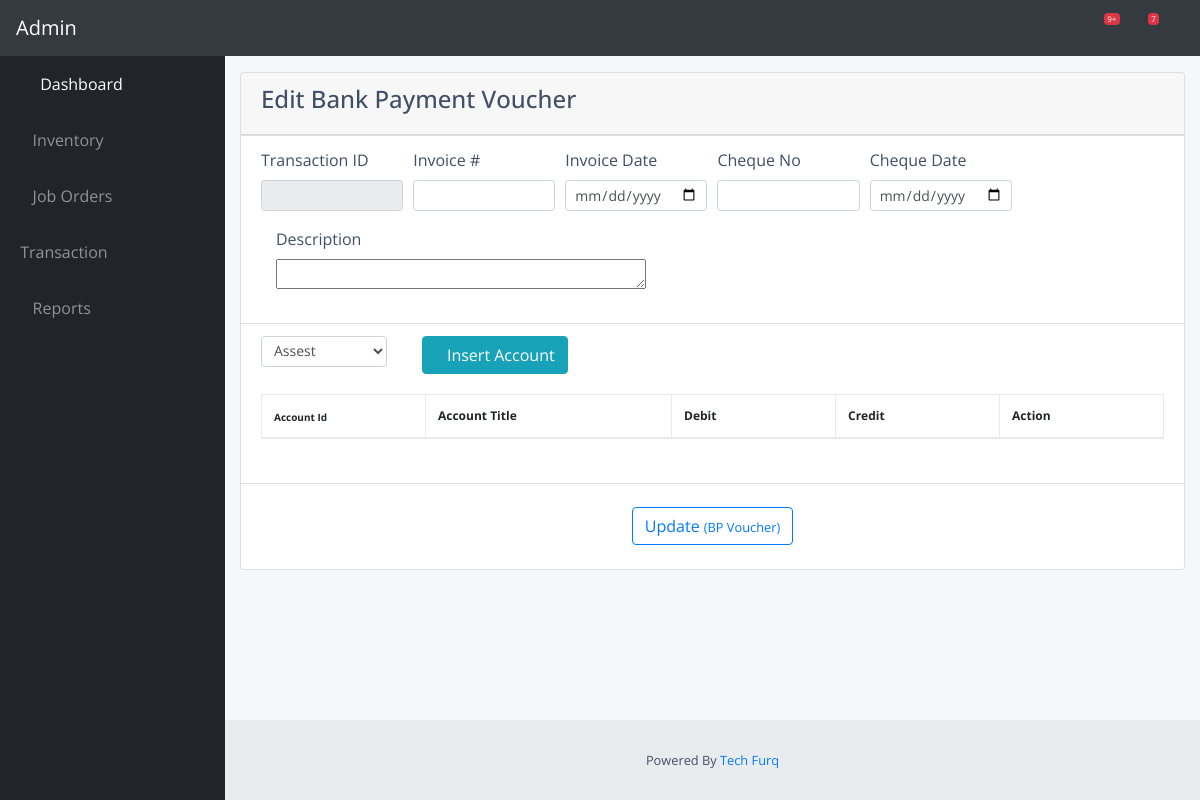
Page /transaction/bank_payment_voucher/edit/71 on the earlier database version.
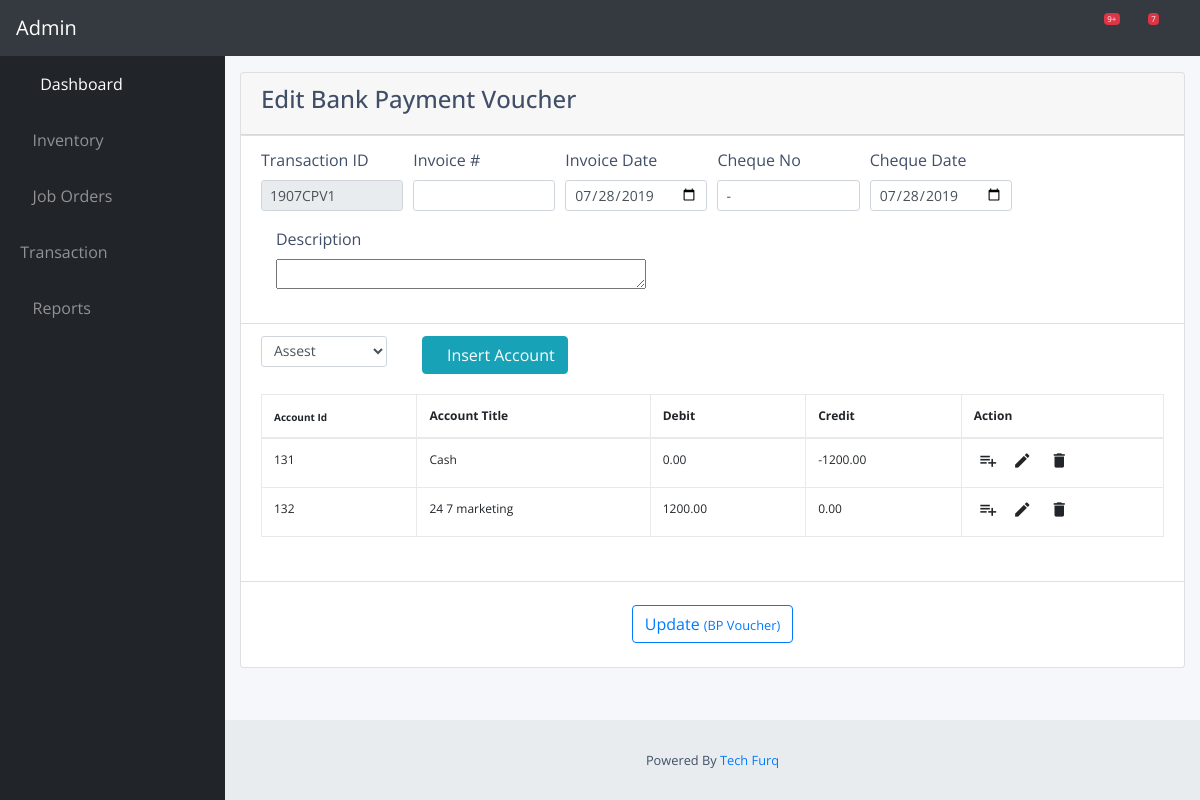
Same page on the later database version.
### transaction/models.py (models this page shows)
class VoucherHeader(models.Model):
    voucher_no = models.CharField(max_length = 100)
    doc_no = models.CharField(max_length = 100)
    doc_date = models.DateField(default = datetime.date.today)
    cheque_no = models.CharField(max_length = 100)
    cheque_date = models.DateField(max_length = datetime.date.today)
    description = models.TextField()
    invoice_id = models.ForeignKey(SaleHeader, models.SET_NULL, blank=True,null=True)
    user = models.ForeignKey(User, models.SET_NULL, blank=True, null=True)

class VoucherDetail(models.Model):
    account_id = models.ForeignKey(ChartOfAccount, models.SET_NULL,blank=True,null=True)
    debit = models.DecimalField(max_digits = 8, decimal_places = 2)
    credit = models.DecimalField(max_digits = 8, decimal_places = 2)
    invoice_id = models.IntegerField()
    header_id = models.ForeignKey(VoucherHeader, models.SET_NULL,blank=True,null=True)

class ChartOfAccount(models.Model):
    account_title = models.CharField(max_length = 100, unique = True)
    parent_id = models.IntegerField()
    opening_balance = models.DecimalField(max_digits = 8, decimal_places = 2)
    phone_no = models.CharField(max_length = 100)
    email_address = models.CharField(max_length = 100)
    ntn = models.CharField(max_length = 100)
    stn = models.CharField(max_length = 100)
    cnic = models.CharField(max_length = 100)
    Address = models.CharField(max_length = 200)
    remarks = models.CharField(max_length = 100)
    credit_limit = models.DecimalField(max_digits = 8, decimal_places = 2)

### transaction/views.py (the view, shortened to what this page needs)
# urls.py: path('bank_payment_voucher/edit/<pk>', views.edit_bank_payment_voucher, name='edit-bank-payment'),
def edit_bank_payment_voucher(request, pk):
    voucher_header = VoucherHeader.objects.filter(id=pk).first()
    voucher_detail = VoucherDetail.objects.filter(header_id=pk).all()
    account_id = request.POST.get('account_title', False)
    all_accounts = ChartOfAccount.objects.all()
    if account_id:
        data = ChartOfAccount.objects.filter(id=account_id).first()
        row = serializers.serialize('json', data)
        return HttpResponse(json.dumps({'row': row}))
    return render(request, 'transaction/edit_bank_payment_voucher.html', {'voucher_header': voucher_header,
                                                                          'voucher_detail': voucher_detail,
                                                                          'all_accounts': all_accounts, 'pk': pk,
                                                                          'account_id': account_id})

### transaction/templates/transaction/edit_bank_payment_voucher.html (shortened to what this page needs)
{% extends "transaction/base.html" %}
{% load crispy_forms_tags %}
{% load mathfilters %}
{% block body %}
<div class="card" style="width: 100%;">
<div class="card-header">
  <h4>Edit Bank Payment Voucher</h4>
</div>
<ul class="list-group list-group-flush">
<form  action="" id="edit-jv-form-bpv" autocomplete="off"  method="post">
  <li class="list-group-item">
      <div class="form-row">
        <div class="form-group col-md-2">
          <label for="">Transaction ID</label>
          <input type="text" readonly class="form-control form-control-sm" required value="{{ voucher_header.voucher_no }}" id="tran_id">
        </div>
        <div class="form-group col-md-2">
          <label for="">Invoice #</label>
          <input type="text"  class="form-control form-control-sm" required value="{{ voucher_header.doc_no }}" id="doc_no">
        </div>
        <div class="form-group col-md-2">
          <label for="">Invoice Date</label>
          <input type="date"  class="form-control form-control-sm" required value="{{ voucher_header.doc_date|date:'Y-m-d' }}" id="doc_date">
        </div>
        <div class="form-group col-md-2">
          <label for="">Cheque No</label>
          <input type="text"  class="form-control form-control-sm" required value="{{ voucher_header.cheque_no }}" id="cheque_no">
        </div>
        <div class="form-group col-md-2">
          <label for="">Cheque Date</label>
          <input type="date"  class="form-control form-control-sm" required value="{{ voucher_header.cheque_date|date:'Y-m-d' }}" id="cheque_date">
        </div>
      </div>
      <div class="from-row">
        <div class="form-group col-md-2">
          <label for="">Description</label>
          <textarea name="name" style="width:370px; height:30px;" id="description">{{ voucher_header.description }}</textarea>
        </div>
      </div>
      </li>
    <li class="list-group-item">
    <div class="table-title">
        <div class="row">
          <div class="col-md-2">
            <select class="form-control form-control-sm" id="account_title">
              {% for value in all_accounts %}
              <option value="{{value.id}}">{{value.account_title}}</option>
              {% endfor %}
            </select>
          </div>
            <div style="margin-left:20px;">
                <button type="button" class="btn btn-info add-item-bpv-edit" id="{{pk}}"><i class="fa fa-plus"></i>Insert Account</button>
            </div>
        </div>
    </div>
    <div class="table table-responsive">
      <table class="table table-bordered" id="edit-bpv-table">
          <thead>
              <tr>
                  <th width="100px" style="font-size:10px;">Account Id</th>
                  <th width="150px">Account Title</th>
                  <th width="100px">Debit</th>
                  <th width="100px">Credit</th>
                  <th>Action</th>
              </tr>
          </thead>
          <tbody>
            {% for value in voucher_detail %}
            <tr>
                <td>{{ value.id }}</td>
                <td>{{ value.account_id.account_title }}</td>
                <td>{{ value.debit }}</td>
                <td>{{ value.credit }}</td>
                <td><a class="add-bpv-edit" title="Add" data-toggle="tooltip"><i class="material-icons">&#xE03B;</i></a><a class="edit-bpv-edit" title="Edit" data-toggle="tooltip"><i class="material-icons">&#xE254;</i></a> <a class="delete-bpv-edit" title="Delete" data-toggle="tooltip"><i class="material-icons">&#xE872;</i></a></td>
            </tr>
          {% endfor %}
          </tbody>
      </table>
    </div>
    </li>
      <br>
    <div class="text-center">
      <button type="submit" class="btn btn-outline-primary" id="{{pk}}">Update <small>(BP Voucher)</small></button>
    </div>
    <br>
</form>
</ul>
</div>
{% endblock body %}

Differences in the rows shown:
added VoucherHeader: voucher_no "1907CPV1", doc_date "07/28/2019", cheque_no "-", cheque_date "07/28/2019"
added VoucherDetail: id "131", account_id.account_title "Cash", debit "0.00", credit "-1200.00"
added VoucherDetail: id "132", account_id.account_title "24 7 marketing", debit "1200.00", credit "0.00"
